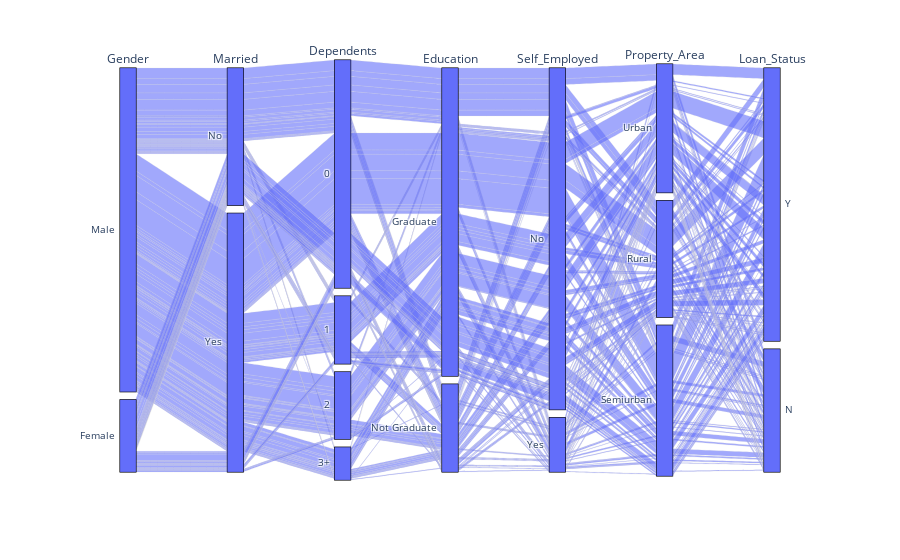

The notebook cell saved with this chart:
### Code cell
categorical_col = df.select_dtypes(include="object").drop(['Loan_ID'], axis=1).columns
# categorical_col = ['Property_Area', 'Loan_Status']
df_subset = df[categorical_col].dropna()
fig = px.parallel_categories(df_subset)
fig.show()

### Figure 1 — Plotly figure (JSON) as saved in the notebook; plotly's stock layout.template omitted (floating-point values rounded to 4 significant figures; data arrays with more than 128 entries replaced by an {"elided": "..."} marker saying what was removed)
{"data": [{"dimensions": [{"label": "Gender", "values": {"elided": "554 str values"}}, {"label": "Married", "values": {"elided": "554 str values"}}, {"label": "Dependents", "values": {"elided": "554 str values"}}, {"label": "Education", "values": {"elided": "554 str values"}}, {"label": "Self_Employed", "values": {"elided": "554 str values"}}, {"label": "Property_Area", "values": {"elided": "554 str values"}}, {"label": "Loan_Status", "values": {"elided": "554 str values"}}], "domain": {"x": [0, 1], "y": [0, 1]}, "name": "", "type": "parcats"}], "layout": {"legend": {"tracegroupgap": 0}, "margin": {"t": 60}}}
